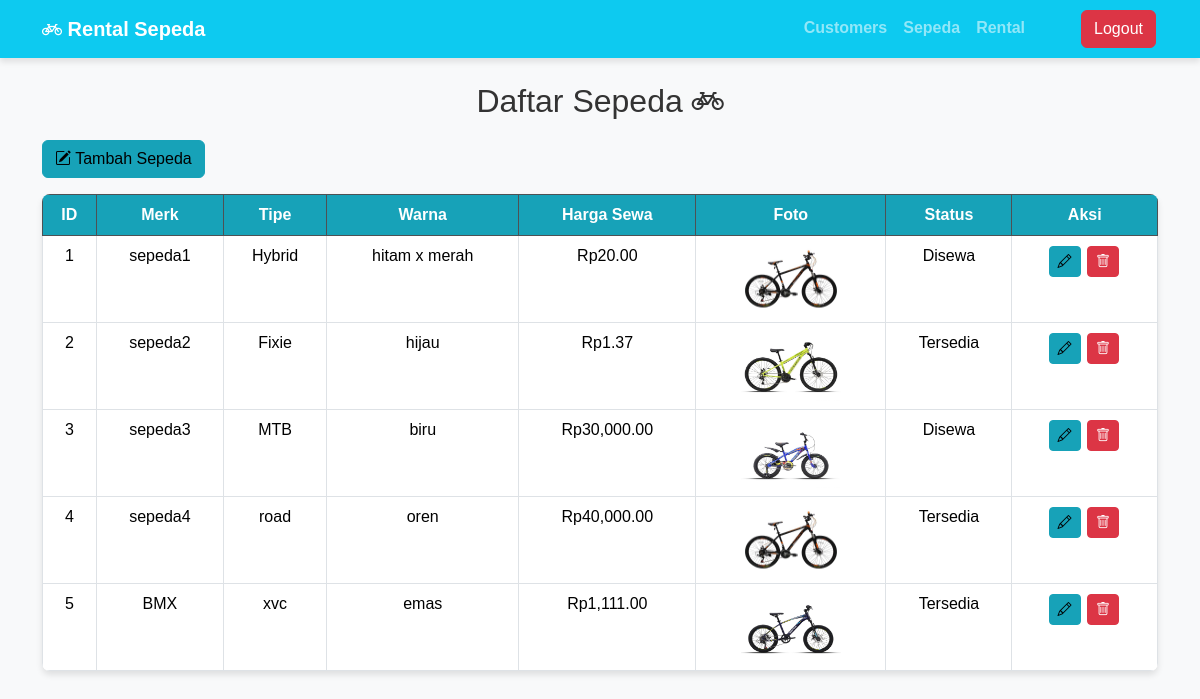
Page /dashboard/sepeda_index.php on the committed database.
### tables this page shows
CREATE TABLE `sepeda` (
  `id_sepeda` int(11) NOT NULL,
  `merk` varchar(50) NOT NULL,
  `tipe` varchar(50) NOT NULL,
  `warna` varchar(30) NOT NULL,
  `harga_sewa` decimal(10,2) NOT NULL,
  `status` enum('Tersedia','Disewa') NOT NULL DEFAULT 'Tersedia',
  `created_at` timestamp NOT NULL DEFAULT current_timestamp(),
  `foto` varchar(255) DEFAULT NULL
);

### dashboard/sepeda_index.php (the view, shortened to what this page needs)
<?php
include 'config.php';
$result = $conn->query("SELECT * FROM sepeda");
?>
<!DOCTYPE html>
<html lang="id">
<head>
    <link rel="stylesheet" href="https://cdn.jsdelivr.net/npm/bootstrap@5.3.2/dist/css/bootstrap.min.css">
    <link rel="stylesheet" href="https://cdn.jsdelivr.net/npm/bootstrap-icons@1.11.3/font/bootstrap-icons.min.css">
    <link rel="stylesheet" href="style.css">
</head>
<body>
<nav class="navbar navbar-expand-lg navbar-dark bg-info">
    <div class="container">
        <a class="navbar-brand fw-bolder" href="#"><i class="bi bi-bicycle"></i> Rental Sepeda</a>
        <div class="collapse navbar-collapse fw-bolder" id="navbarNav">
            <ul class="navbar-nav ms-auto">
                <li class="nav-item"><a class="nav-link" href="index.php">Customers</a></li>
                <li class="nav-item"><a class="nav-link" href="sepeda_index.php">Sepeda</a></li>
                <li class="nav-item"><a class="nav-link" href="rental_index.php">Rental</a></li>
                <a href="../auth/logout.php" class="btn btn-danger ms-5 ">Logout</a>
            </ul>
        </div>
    </div>
</nav>
<div class="container mt-4">
    <h2>Daftar Sepeda <i class="bi bi-bicycle"></i></h2>
    <a href="sepeda_create.php" class="btn btn-info mb-3"><i class="bi bi-pencil-square"></i> Tambah Sepeda</a>
    <table class="table table-bordered text-center">
        <thead class="table-dark">
            <tr>
                <th>ID</th>
                <th>Merk</th>
                <th>Tipe</th>
                <th>Warna</th>
                <th>Harga Sewa</th>
                <th>Foto</th>
                <th>Status</th>
                <th>Aksi</th>
            </tr>
        </thead>
        <tbody>
            <?php while ($row = $result->fetch_assoc()) : ?>
            <tr>
                <td><?= $row['id_sepeda'] ?></td>
                <td><?= $row['merk'] ?></td>
                <td><?= $row['tipe'] ?></td>
                <td><?= $row['warna'] ?></td>
                <td>Rp<?= number_format($row['harga_sewa'], 2) ?></td>
                <td>
                    <img src="uploads/<?= $row['foto'] ?>" alt="Foto Sepeda" width="100" height="70">
                </td>
                <td><?= $row['status'] ?></td>
                <td>
                    <a href="sepeda_edit.php?id=<?= $row['id_sepeda'] ?>" class="btn btn-info btn-sm"><i class="bi bi-pencil"></i></a>
                    <a href="sepeda_delete.php?id=<?= $row['id_sepeda'] ?>" class="btn btn-danger btn-sm" onclick="return confirm('Yakin ingin menghapus?')"><i class="bi bi-trash"></i></a>
                </td>
            </tr>
            <?php endwhile; ?>
        </tbody>
    </table>
</div>
</body>
</html>

### dashboard/style.css (style rules this page uses)
body { font-family: 'Arial', sans-serif; background-color: #f8f9fa; }
.navbar { box-shadow: 0px 4px 6px rgba(0, 0, 0, 0.1); }
.container h2 { text-align: center; color: #333; margin-bottom: 20px; }
.table { background-color: white; border-radius: 8px; overflow: hidden; box-shadow: 0px 4px 6px rgba(0, 0, 0, 0.1); }
.table th { background-color: #17a2b8; color: white; }
.btn-info { background-color: #17a2b8; border-color: #17a2b8; }
.btn-warning, .btn-danger { margin: 2px; }

### rows in the picture
sepeda: id_sepeda "1", merk "sepeda1", tipe "Hybrid", warna "hitam x merah", harga_sewa "20.00", foto (picture), status "Disewa"
sepeda: id_sepeda "2", merk "sepeda2", tipe "Fixie", warna "hijau", harga_sewa "1.37", foto (picture), status "Tersedia"
sepeda: id_sepeda "3", merk "sepeda3", tipe "MTB", warna "biru", harga_sewa "30,000.00", foto (picture), status "Disewa"
sepeda: id_sepeda "4", merk "sepeda4", tipe "road", warna "oren", harga_sewa "40,000.00", foto (picture), status "Tersedia"
sepeda: id_sepeda "5", merk "BMX", tipe "xvc", warna "emas", harga_sewa "1,111.00", foto (picture), status "Tersedia"
